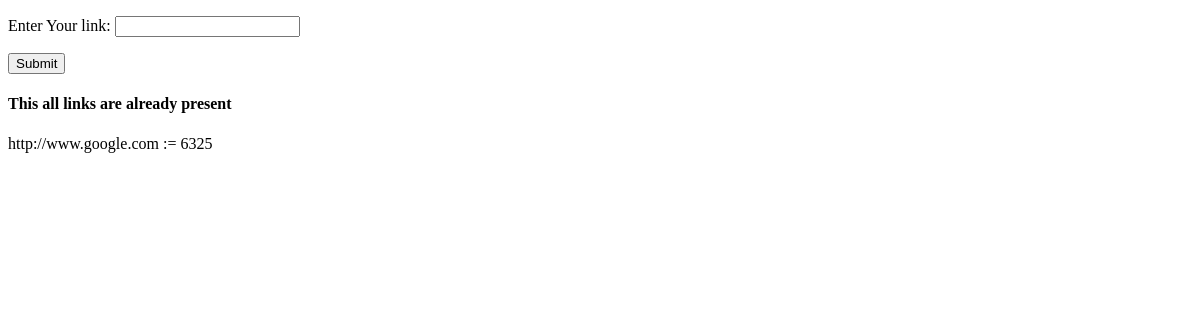
Page /home/ on the earlier database version.
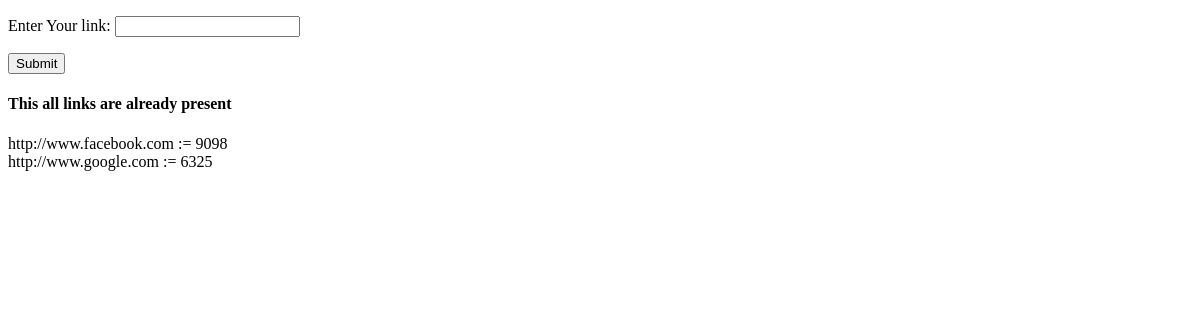
Same page on the later database version.
### linkShortener/models.py (models this page shows, shortened)
class LinkModel(models.Model):
    link = models.URLField(validators=[URLValidator()],max_length=200)
    shortLink = models.SlugField(unique=True,max_length=30) #CharField(max_length=30,unique=True)
    date = models.DateTimeField(auto_now=True)

### linkShortener/views.py (the view, shortened to what this page needs)
# urls.py: url(r'^home/$',HomeView.as_view()),
class HomeView(TemplateView):
    template_name = 'home.html'
    output = 'output.html'
    gen = Generator()
    linksAndShortlinks = {}
    def get(self, request, *args, **kwargs):
        form = LinkForm()
        links = LinkModel.objects.all().order_by('date')
        if len(links) > 0:
            allLinks = links[0]
        iterator = 0
        while len(links) !=0 and iterator < len(links):
            if not allLinks.link in self.linksAndShortlinks:
                self.linksAndShortlinks[allLinks.link] = allLinks.shortLink
            if iterator != (len(links))-1:
                allLinks = allLinks.get_next_by_date()
            iterator+=1
        print(self.linksAndShortlinks)
        return render(request,self.template_name,{'form':form,'links':links.order_by('-date')})

### linkShortener/forms.py
class LinkForm(forms.Form):
    link = forms.CharField(label='Enter Your link', max_length=500)

### templates/home.html (shortened to what this page needs)
<!DOCTYPE html>
<html lang="en">
<head>
</head>
<body>
<form method="post">
    {{ form.as_p }}
    <input type="submit" value="Submit">
</form>
<H4> This all links are already present </H4>
{% for link in links %}
    {{ link.link }} := {{ link.shortLink }} <br>
{% endfor %}
</body>
</html>

Differences in the rows shown:
added LinkModel: link "http://www.facebook.com", shortLink "9098"
